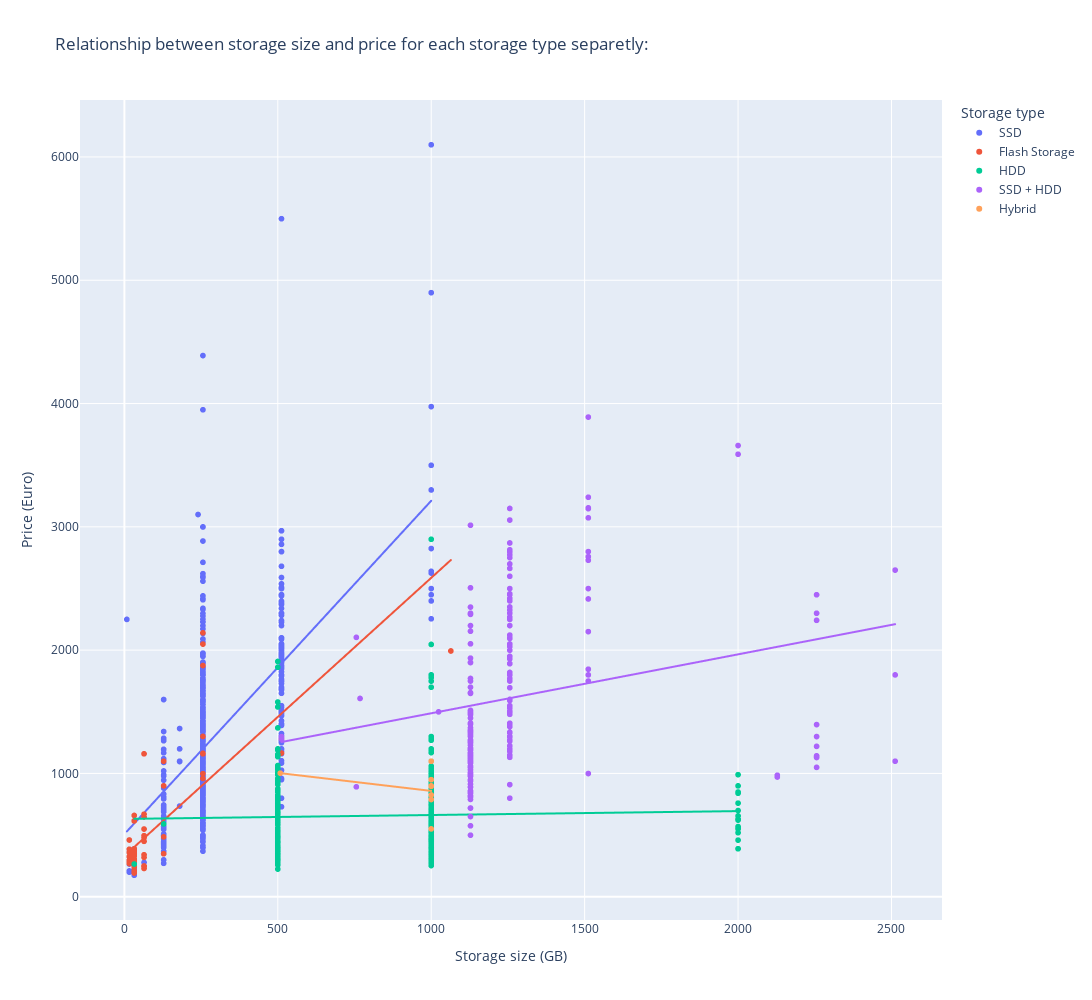

Notebook source saved alongside this figure:
### Markdown cell above
**Question 6:**

I received a correlation of 0.15966723612819222, meaning that the relationship between the variables is positive.
Then I wanted to see the different distributions according to each type of storage, and you can see in the second chart (which represents these distributions) that except for hybrid storage (which has a small sample) whose price decreases as the storage size increases, all other types of storage show an increase in price as the storage size increases, while some types of storage show a sharper increase in the price of the computer depending on the storage size, and some show a moderate increase.

The implementation:

### Code cell
# 6 : How does the price vary depending on the computer's memory (memory size and memory type separately)?

# create column of storage size (without the storage type)
dataset["Storage size (GB)"]=dataset["Memory"].replace({'SSD':'','HDD':'','Flash Storage':'','Hybrid':''},regex=True)
# remove the 'GB' string and replace the 'TB string by *1000, for convert from TB to GB
dataset["Storage size (GB)"]=dataset["Storage size (GB)"].replace({'GB':'','TB':'*1000'},regex=True)
# remove empty spaces
dataset["Storage size (GB)"] = dataset["Storage size (GB)"].str.replace(r'\s+', '', regex=True)
# do the math that needed for getting the total GB for each laptop
dataset["Storage size (GB)"] = dataset["Storage size (GB)"].apply(lambda x: eval(x) if '*' or '+' in x else int(x))
# convert to int object
dataset["Storage size (GB)"] = dataset["Storage size (GB)"].astype(int)

# Analyze
Two_variables_correlation("Price (Euro)","Storage size (GB)") # corelation between peice and storage size

# scatter of the relationship between storage size and price for each storage type separetly
fig = px.scatter(
    dataset,
    x="Storage size (GB)",
    y="Price (Euro)",
    trendline="ols",
    color="Storage type",
    title="Relationship between storage size and price for each storage type separetly:",
    labels={"Storage size (GB)": "Storage size (GB)", "Price (Euro)": "Price (Euro)"},
    height=1000,
    width=1500)
fig.show()

### Figure 1 — Plotly figure (JSON) as saved in the notebook; plotly's stock layout.template omitted (floating-point values rounded to 4 significant figures; data arrays with more than 128 entries replaced by an {"elided": "..."} marker saying what was removed)
{"data": [{"hovertemplate": "Storage type=SSD<br>Storage size (GB)=%{x}<br>Price (Euro)=%{y}<extra></extra>", "legendgroup": "SSD", "marker": {"color": "#636efa", "symbol": "circle"}, "mode": "markers", "name": "SSD", "showlegend": true, "type": "scattergl", "x": {"elided": "631 int values"}, "xaxis": "x", "y": {"elided": "631 float values"}, "yaxis": "y"}, {"hovertemplate": "<b>OLS trendline</b><br>Price (Euro) = 2.70381 * Storage size (GB) + 507.559<br>R<sup>2</sup>=0.379868<br><br>Storage type=SSD<br>Storage size (GB)=%{x}<br>Price (Euro)=%{y} <b>(trend)</b><extra></extra>", "legendgroup": "SSD", "marker": {"color": "#636efa", "symbol": "circle"}, "mode": "lines", "name": "SSD", "showlegend": false, "type": "scattergl", "x": {"elided": "631 int values"}, "xaxis": "x", "y": {"elided": "631 float values"}, "yaxis": "y"}, {"hovertemplate": "Storage type=Flash Storage<br>Storage size (GB)=%{x}<br>Price (Euro)=%{y}<extra></extra>", "legendgroup": "Flash Storage", "marker": {"color": "#EF553B", "symbol": "circle"}, "mode": "markers", "name": "Flash Storage", "showlegend": true, "type": "scattergl", "x": [128, 256, 256, 32, 128, 64, 32, 256, 64, 64, 32, 32, 16, 128, 32, 32, 32, 32, 32, 64, 16, 1064, 64, 64, 32, 32, 32, 16, 32, 128, 32, 32, 32, 32, 64, 32, 32, 64, 32, 32, 32, 512, 32, 16, 256, 32, 16, 32, 32, 32, 256, 16, 32, 64, 32, 32, 16, 256, 64, 32, 64, 32, 64, 32, 32, 32, 256, 512, 256, 32, 64], "xaxis": "x", "y": [898.9, 2140.0, 1159.0, 191.9, 1099, 245.0, 199, 998, 249, 319, 260, 275, 459.9, 485, 292, 279, 375, 286, 304.4, 449, 269, 1993, 248.9, 340, 245, 255, 349, 295, 329, 349, 379, 239, 249, 274, 495, 375, 269, 669, 298, 330, 202.9, 1165, 299, 385, 1875, 355, 325, 615, 348, 297, 2049, 359, 349, 1159, 389, 210.8, 287.9, 1300, 646.3, 615, 549, 196, 479, 278, 249, 659, 1163, 1279, 959, 209, 229], "yaxis": "y"}, {"hovertemplate": "<b>OLS trendline</b><br>Price (Euro) = 2.25556 * Storage size (GB) + 330.748<br>R<sup>2</sup>=0.563824<br><br>Storage type=Flash Storage<br>Storage size (GB)=%{x}<br>Price (Euro)=%{y} <b>(trend)</b><extra></extra>", "legendgroup": "Flash Storage", "marker": {"color": "#EF553B", "symbol": "circle"}, "mode": "lines", "name": "Flash Storage", "showlegend": false, "type": "scattergl", "x": [16, 16, 16, 16, 16, 16, 16, 32, 32, 32, 32, 32, 32, 32, 32, 32, 32, 32, 32, 32, 32, 32, 32, 32, 32, 32, 32, 32, 32, 32, 32, 32, 32, 32, 32, 32, 32, 32, 32, 32, 32, 32, 32, 64, 64, 64, 64, 64, 64, 64, 64, 64, 64, 64, 64, 64, 128, 128, 128, 128, 256, 256, 256, 256, 256, 256, 256, 256, 512, 512, 1064], "xaxis": "x", "y": [366.8, 366.8, 366.8, 366.8, 366.8, 366.8, 366.8, 402.9, 402.9, 402.9, 402.9, 402.9, 402.9, 402.9, 402.9, 402.9, 402.9, 402.9, 402.9, 402.9, 402.9, 402.9, 402.9, 402.9, 402.9, 402.9, 402.9, 402.9, 402.9, 402.9, 402.9, 402.9, 402.9, 402.9, 402.9, 402.9, 402.9, 402.9, 402.9, 402.9, 402.9, 402.9, 402.9, 475.1, 475.1, 475.1, 475.1, 475.1, 475.1, 475.1, 475.1, 475.1, 475.1, 475.1, 475.1, 475.1, 619.5, 619.5, 619.5, 619.5, 908.2, 908.2, 908.2, 908.2, 908.2, 908.2, 908.2, 908.2, 1486.0, 1486.0, 2731.0], "yaxis": "y"}, {"hovertemplate": "Storage type=HDD<br>Storage size (GB)=%{x}<br>Price (Euro)=%{y}<extra></extra>", "legendgroup": "HDD", "marker": {"color": "#00cc96", "symbol": "circle"}, "mode": "markers", "name": "HDD", "showlegend": true, "type": "scattergl", "x": {"elided": "359 int values"}, "xaxis": "x", "y": {"elided": "359 float values"}, "yaxis": "y"}, {"hovertemplate": "<b>OLS trendline</b><br>Price (Euro) = 0.0317466 * Storage size (GB) + 630.797<br>R<sup>2</sup>=0.001223<br><br>Storage type=HDD<br>Storage size (GB)=%{x}<br>Price (Euro)=%{y} <b>(trend)</b><extra></extra>", "legendgroup": "HDD", "marker": {"color": "#00cc96", "symbol": "circle"}, "mode": "lines", "name": "HDD", "showlegend": false, "type": "scattergl", "x": {"elided": "359 int values"}, "xaxis": "x", "y": {"elided": "359 float values"}, "yaxis": "y"}, {"hovertemplate": "Storage type=SSD + HDD<br>Storage size (GB)=%{x}<br>Price (Euro)=%{y}<extra></extra>", "legendgroup": "SSD + HDD", "marker": {"color": "#ab63fa", "symbol": "circle"}, "mode": "markers", "name": "SSD + HDD", "showlegend": true, "type": "scattergl", "x": {"elided": "206 int values"}, "xaxis": "x", "y": {"elided": "206 float values"}, "yaxis": "y"}, {"hovertemplate": "<b>OLS trendline</b><br>Price (Euro) = 0.477872 * Storage size (GB) + 1009.93<br>R<sup>2</sup>=0.053512<br><br>Storage type=SSD + HDD<br>Storage size (GB)=%{x}<br>Price (Euro)=%{y} <b>(trend)</b><extra></extra>", "legendgroup": "SSD + HDD", "marker": {"color": "#ab63fa", "symbol": "circle"}, "mode": "lines", "name": "SSD + HDD", "showlegend": false, "type": "scattergl", "x": {"elided": "206 int values"}, "xaxis": "x", "y": {"elided": "206 float values"}, "yaxis": "y"}, {"hovertemplate": "Storage type=Hybrid<br>Storage size (GB)=%{x}<br>Price (Euro)=%{y}<extra></extra>", "legendgroup": "Hybrid", "marker": {"color": "#FFA15A", "symbol": "circle"}, "mode": "markers", "name": "Hybrid", "showlegend": true, "type": "scattergl", "x": [1000, 508, 1000, 1000, 1000, 1000, 1000, 1000], "xaxis": "x", "y": [899, 1002, 949, 1099, 788.5, 825, 895, 550.0], "yaxis": "y"}, {"hovertemplate": "<b>OLS trendline</b><br>Price (Euro) = -0.292834 * Storage size (GB) + 1150.76<br>R<sup>2</sup>=0.096423<br><br>Storage type=Hybrid<br>Storage size (GB)=%{x}<br>Price (Euro)=%{y} <b>(trend)</b><extra></extra>", "legendgroup": "Hybrid", "marker": {"color": "#FFA15A", "symbol": "circle"}, "mode": "lines", "name": "Hybrid", "showlegend": false, "type": "scattergl", "x": [508, 1000, 1000, 1000, 1000, 1000, 1000, 1000], "xaxis": "x", "y": [1002.0, 857.9, 857.9, 857.9, 857.9, 857.9, 857.9, 857.9], "yaxis": "y"}], "layout": {"height": 1000, "legend": {"title": {"text": "Storage type"}, "tracegroupgap": 0}, "title": {"text": "Relationship between storage size and price for each storage type separetly:"}, "width": 1500, "xaxis": {"anchor": "y", "domain": [0, 1], "title": {"text": "Storage size (GB)"}}, "yaxis": {"anchor": "x", "domain": [0, 1], "title": {"text": "Price (Euro)"}}}}
